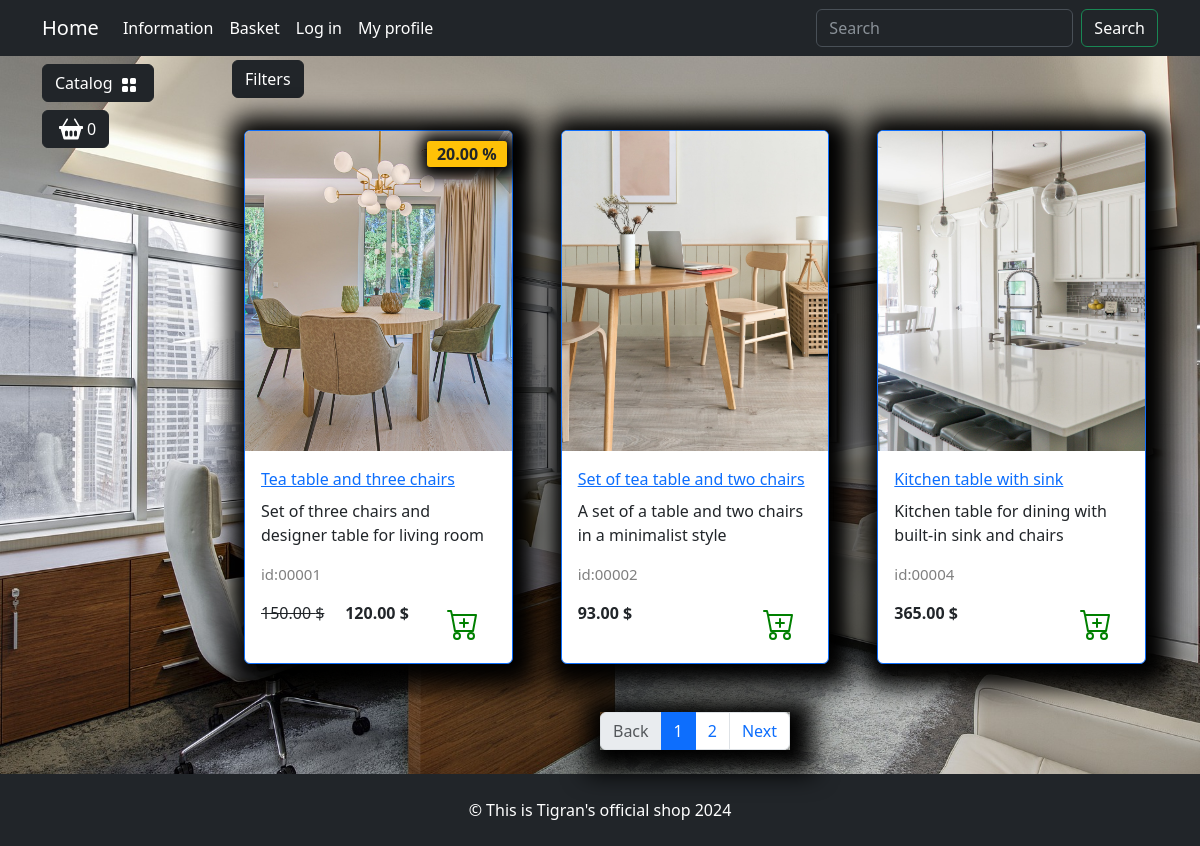
Page /catalog/kitchen/ on the committed database.
### goods/models.py (models this page shows, shortened)
class Products(models.Model):
    name = models.CharField(max_length=150, unique=True)
    slug = models.SlugField(max_length=200, unique=True, blank=True, null=True)
    description = models.TextField(blank=True, null=True)
    image = models.ImageField(upload_to='goods_images', blank=True, null=True)
    price = models.DecimalField(default=0.00,max_digits=7, decimal_places=2)
    discount = models.DecimalField(default=0.00,max_digits=4, decimal_places=2)
    quantity = models.PositiveIntegerField(default=0)
    category = models.ForeignKey(to=Category, on_delete=models.CASCADE)
    class Meta:
        db_table = 'product'
        ordering = ('id',)
    def display_id(self):
        return  f'{self.id:05}'
    def sell_price(self):
        if self.discount:
            return round(self.price - self.price * self.discount/100, 2)
        return self.price

### goods/views.py (the view)
# urls.py: path('catalog/', include('goods.urls', namespace='catalog'))
def catalog(request, category_slug) -> HttpResponse:
    page = request.GET.get('page', 1)
    on_sale = request.GET.get('on_sale', None)
    order_by = request.GET.get('order_by', None)
    if category_slug == 'all-products':
        goods = Products.objects.all()
    else:
        goods = get_list_or_404(Products.objects.filter(category__slug=category_slug))
    if on_sale:
        goods = goods.filter(discount__gt=0)
    if order_by and order_by != "default":
        goods = goods.order_by(order_by)
    paginator = Paginator(goods, 3)
    current_page = paginator.page(int(page))
    context = {
        'title': 'Home - Catalog',
        'goods': current_page,
        'slug_url': category_slug,
    }
    return render(request, 'goods/catalog.html', context)

### goods/templatetags/goods_tags.py (called while the page is built)
@register.simple_tag()
def tag_categories():
    return  Category.objects.all()

### goods/templates/goods/catalog.html (shortened to what this page needs)
{% extends "main/base.html" %}
{% load static  %}
{% block content %}
<div class="row">
    <div class="dropdown mb-2">
        <button class="btn btn-secondary dropdown-toggle btn-dark" type="button" data-bs-toggle="dropdown"
                aria-expanded="false">
            Filters
        </button>
    </div>
    {% for product in goods %}
    <div class="col-lg-4 col-md-6 p-4">
        <div class="card border-primary rounded custom-shadow">
            <img src="{{ product.image.url }}" class="card-img-top" alt="...">
            <div class="card-body">
                <a href="{% url 'catalog:product' product.slug%}">
                    <p class="card-title">{{ product.name }}</p>
                </a>
                <p class="card-text ">{{ product.description|truncatechars:55 }}</p>
                <p class="product_id">id:{{ product.display_id}}</p>
                <div class="d-flex justify-content-between">
                    {% if product.discount %}
                    <p><s>{{ product.price }} $ </s></p>
                    <p><strong>{{ product.sell_price }} $</strong></p>
                    <span class="badge bg-warning text-dark"> {{ product.discount }} %</span>
                    {% else %}
                    <p><strong>{{ product.price }} $</strong></p>
                    {% endif %}
                    <a href="#" class="btn add-to-cart">
                        <img class="mx-1" src="{% static " deps/icons/cart-plus.svg" %}" alt="Catalog Icon"
                        width="32" height="32">
                    </a>
                </div>
            </div>
        </div>
    </div>
    {% endfor %}
</div>
<nav aria-label="Page navigation example">
    <ul class="pagination justify-content-center my-4">
        <div class="custom-shadow d-flex">
            <li class="page-item  {% if not  goods.has_previous %} disabled{% endif%} ">
                <a class="page-link" href="{% if goods.has_previous %}?page={{goods.previous_page_number}}{% else %}#{% endif%}">Back</a>
            </li>
            {% for page in goods.paginator.page_range %}
            {% if page >= goods.number|add:-2 and page <= goods.number|add:2 %}
            <li class="page-item {% if goods.number == page %} active {% endif %}"><a class="page-link"
                                                                                      href="?page={{ page }}">{{ page }}</a>
            </li>
            {% endif %}
            {% endfor %}
            <li class="page-item  {% if not  goods.has_next %} disabled{% endif%} ">
                <a class="page-link" href="{% if goods.has_next %}?page={{ goods.next_page_number }}{% else %}#{% endif %}">Next</a>
            </li>
        </div>
    </ul>
</nav>
{% endblock %}
{% block footer %}
<footer class="py-4 bg-dark">
    <div class="container">
        <p class="m-0 text-center text-white"> &copy; This is Tigran's official shop 2024</p>
    </div>
</footer>
{% endblock %}

### static/deps/css/my_css.css (style rules this page uses)
body { background-image: url("../images/bg-image.jpg"); background-repeat: no-repeat; background-attachment: fixed; background-position: center center; background-size: cover; height: 100%; }
.dropdown-toggle::after { content: none; }
.custom-shadow { box-shadow: 5px 5px 25px 19px #000000; }
.product_id { color: gray; font-size: 15px; }
.badge.bg-warning.text-dark { position: absolute; top: 10px; right: 5px; z-index: 1; padding: 5px 10px; border-radius: 3px; font-size: 1rem; box-shadow: 2px 2px 15px 9px #000000; }

### rows in the picture
Products: image (picture), name "Tea table and three chairs", description "Set of three chairs and designer table for living room", display_id "00001", price "150.00", sell_price "120.00", discount "20.00"
Products: image (picture), name "Set of tea table and two chairs", description "A set of a table and two chairs in a minimalist style", display_id "00002", price "93.00"
Products: image (picture), name "Kitchen table with sink", description "Kitchen table for dining with built-in sink and chairs", display_id "00004", price "365.00"

### other values in the picture
{{ page }} "1" "2"
